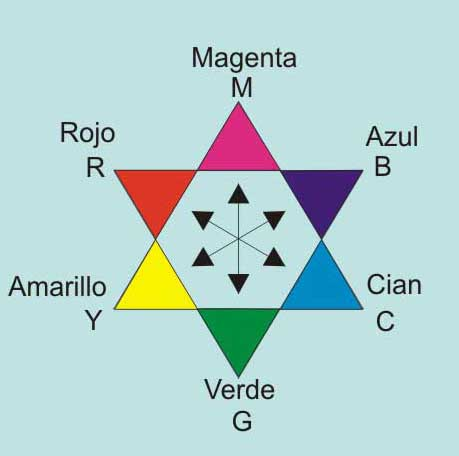
#> input picture estrellita.jpg, 459 x 456 px, given in place of the camera
$ python actividad5.py
#> lines starting #> are read from the running program, lines starting #| are printed output that depends on the picture; after the words box and inside, x2 and y2 are one past the last pixel; in counts of white or black regions, pixels touching at a corner belong together
import cv2 as cv
import numpy as np
cap = cv.VideoCapture(0)

while(True):
    ret,img = cap.read()
#> img is the input picture: shape (456, 459, 3); mean B, G, R 209.8, 210.5, 181.8
    if ret:
        cv.imshow('video',img)
        hsv = cv.cvtColor(img, cv.COLOR_BGR2HSV)
#> hsv: shape (456, 459, 3); mean H, S, V 90.2, 55.2, 217.9
        uba=(90,255,255)
        ubb=(40,40,40)
        mask= cv.inRange(hsv,ubb,uba)
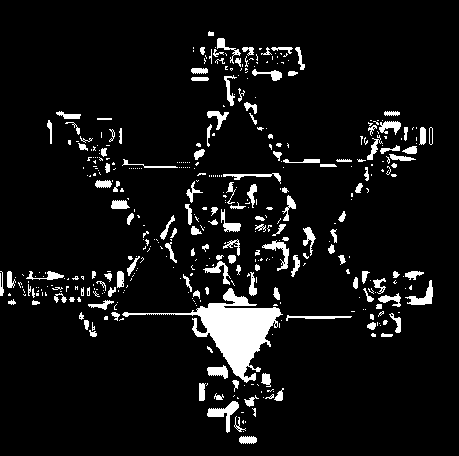
#> mask: shape (456, 459); 7.3% white; 432 white regions (290 under 20 px), largest, box (x1, y1, x2, y2) and area: (122, 288, 283, 383) 4037, (207, 401, 239, 433) 342, (405, 280, 433, 305) 261
        res = cv.bitwise_and(img, img, mask=mask)
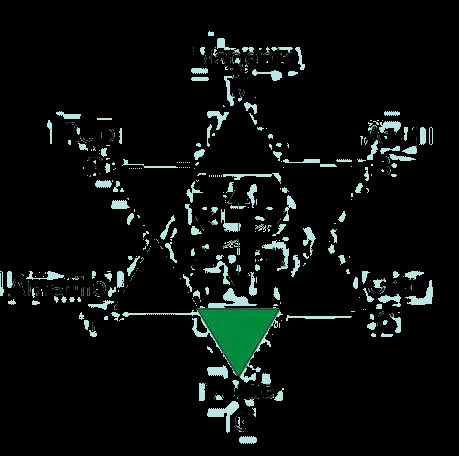
#> res: shape (456, 459, 3); mean B, G, R 13.2, 14.3, 10.4
        cv.imshow('res',res)
        k =cv.waitKey(1) & 0xFF
#> (key Esc is pressed here)
        if k == 27:
            break
    else:
            break

cap.release()
cv.destroyAllWindows()

$ run again, on conteo.png
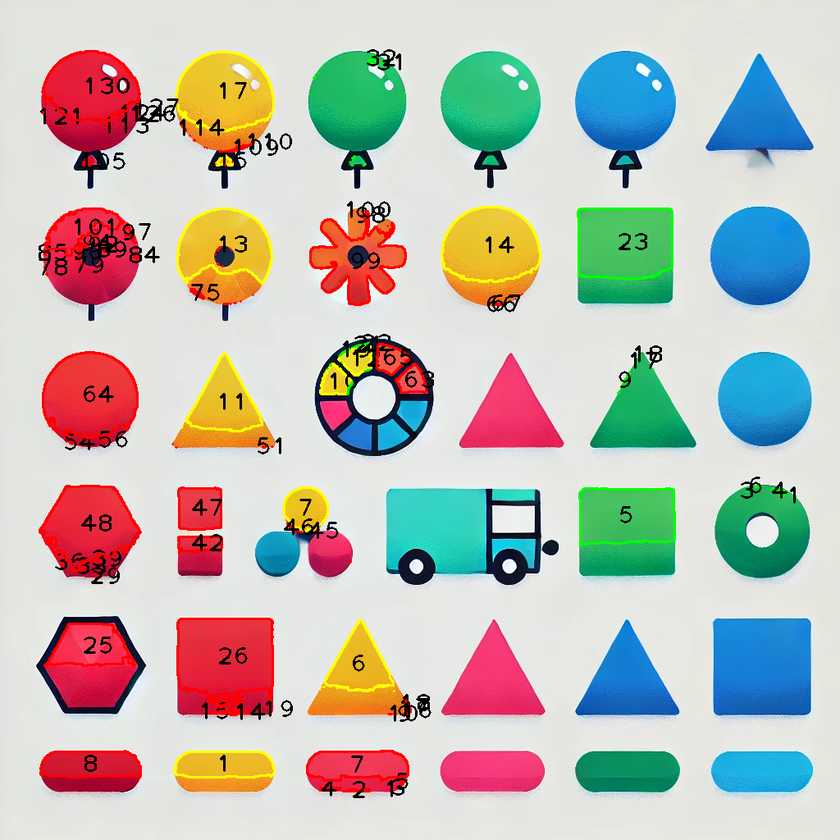
#> input picture conteo.png, 840 x 840 px, shrunk from 1024 x 1024 before the run, given in place of the camera
#> img is the input picture: shape (840, 840, 3); mean B, G, R 181, 188.6, 191.2
#> hsv: shape (840, 840, 3); mean H, S, V 64.1, 77.3, 218.5
#> `mask= cv.inRange(hsv,ubb,uba)`:
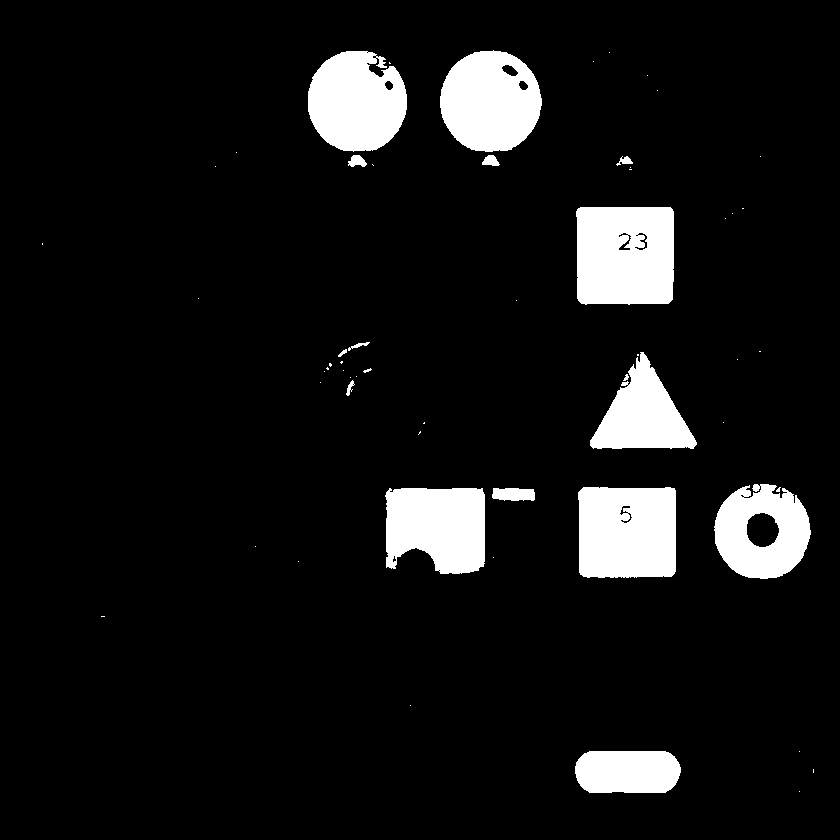
#> mask: shape (840, 840); 8.2% white; 57 white regions (40 under 20 px), largest, box (x1, y1, x2, y2) and area: (576, 207, 674, 305) 9231, (578, 487, 676, 578) 8610, (440, 50, 542, 152) 7980
#> `res = cv.bitwise_and(img, img, mask=mask)`:
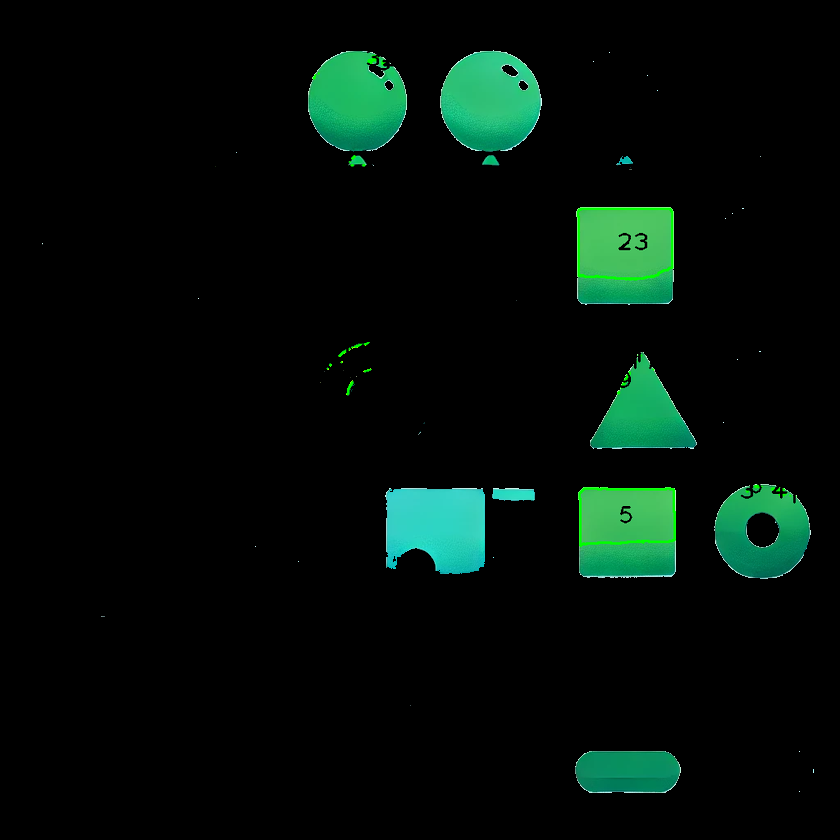
#> res: shape (840, 840, 3); mean B, G, R 9.3, 14.8, 3.1
